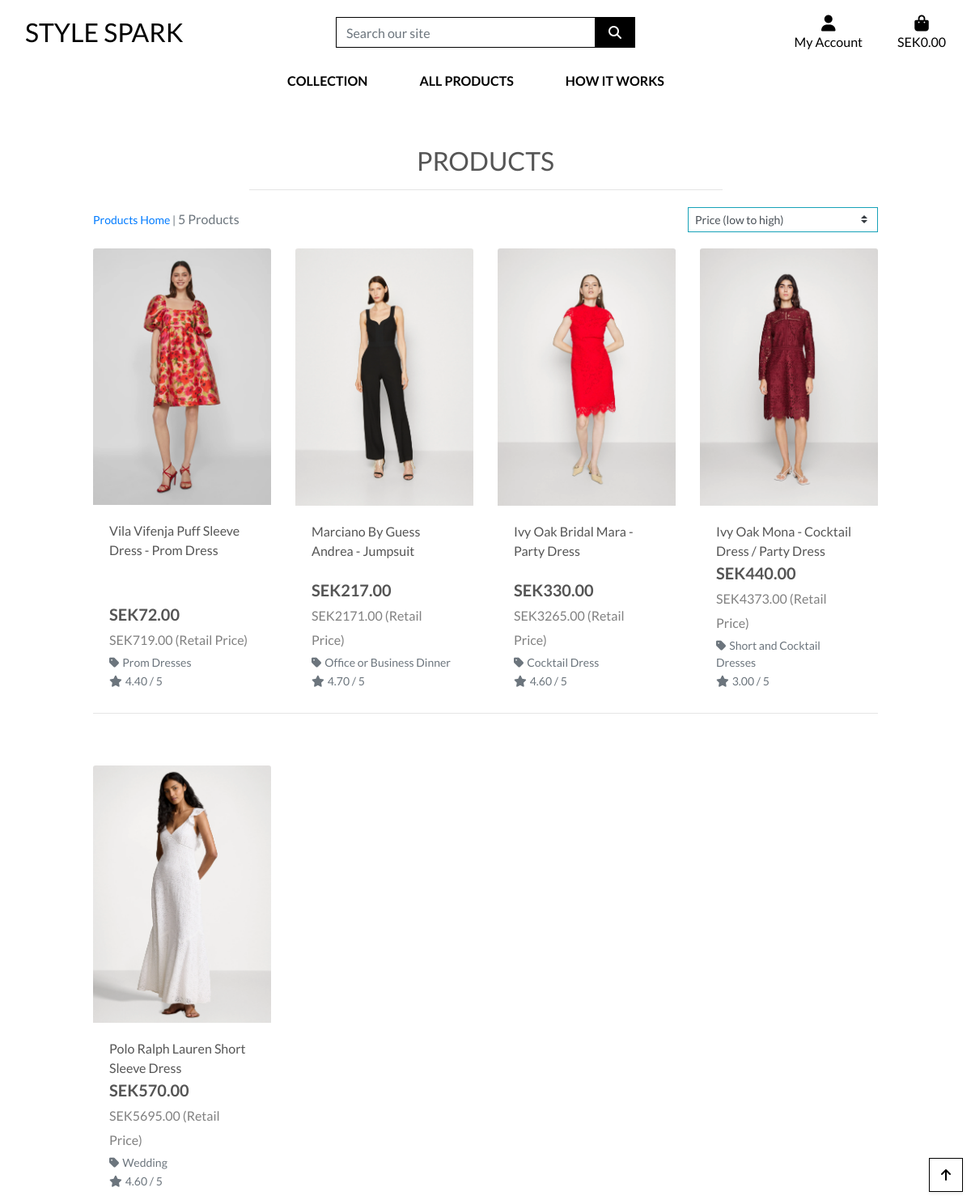
Page /products/?sort=price&direction=asc on the committed database.
### products/models.py (models this page shows, shortened)
class Product(models.Model):
    category = models.ForeignKey('Category', null=True, blank=True, on_delete=models.SET_NULL)
    sku = models.CharField(max_length=254, null=True, blank=True)
    name = models.CharField(max_length=254)
    description = models.TextField()
    has_sizes = models.BooleanField(default=False, null=True, blank=True)
    price = models.DecimalField(max_digits=6, decimal_places=2)
    retail_price = models.DecimalField(("Retail Price"), max_digits=10, decimal_places=2, blank=True, null=True)
    rating = models.DecimalField(max_digits=6, decimal_places=2, null=True, blank=True)
    image_url = models.URLField(max_length=1024, null=True, blank=True)
    image = models.ImageField(null=True, blank=True)

class Category(models.Model):
    class Meta:
        verbose_name_plural = 'Categories'
    name = models.CharField(max_length=254)
    friendly_name = models.CharField(max_length=254, null=True, blank=True)

### products/views.py (the view, shortened to what this page needs)
# urls.py: path('', views.all_products, name='products'),
def all_products(request):
    products = Product.objects.all()
    query = None
    categories = None
    sort = request.GET.get('sort', None)
    direction = request.GET.get('direction', 'asc')
    all_categories = Category.objects.all()
    if request.GET:
        if 'sort' in request.GET:
            sortkey = request.GET['sort']
            sort = sortkey
            if sortkey == 'name':
                sortkey = 'lower_name'
                products = products.annotate(lower_name=Lower('name'))
            if sortkey == 'category':
                sortkey = 'category__name'
            if 'direction' in request.GET:
                direction = request.GET['direction']
                if direction == 'desc':
                    sortkey = f'-{sortkey}'
            products = products.order_by(sortkey)
    current_sorting = f'{sort}_{direction}' if sort and direction else None
    all_category_names = list(all_categories.values_list('name', flat=True))
    context = {
        'products': products,
        'search_term': query,
        'current_categories': categories,
        'current_sorting': current_sorting,
        'all_categories': all_category_names,
    }
    return render(request, 'products/products.html', context)

### cart/contexts.py (called while the page is built, shortened)
def cart_contents(request):
    cart_items = []
    total = 0
    product_count = 0
    cart = request.session.get('cart', {})  # Initialize cart as empty dictionary if not found
    if not isinstance(cart, dict):
        cart = {}
    delivery = total * Decimal(settings.STANDARD_DELIVERY_PERCENTAGE / 100)
    grand_total = total + delivery
    context = {
        'cart_items': cart_items,
        'total': total,
        'product_count': product_count,
        'delivery': delivery,
        'grand_total': grand_total,
    }
    return context

### products/templates/products/products.html (shortened to what this page needs)
{% extends "base.html" %}
{% load static %}
{% block page_header %}
    <div class="container header-container">
    </div>
{% endblock %}
{% block content %}
    <div class="overlay"></div>
    <div class="container-fluid">
        <div class="row">
            <div class="col text-center mt-3">
                <h2 class="logo-font">Products</h2>
                <hr class="w-50 mb-1">
            </div>
        </div>
        <div class="row">
            <div class="product-container col-10 offset-1">
                <div class="row mt-1 mb-2">
                    <div class="col-12 col-md-6 my-auto order-md-last d-flex justify-content-center justify-content-md-end">
                        <div class="sort-select-wrapper w-50">
                            <select id="sort-selector" class="custom-select custom-select-sm rounded-0 border border-{% if current_sorting != 'None_None' %}info{% else %}black{% endif %}">
                                <option value="price_asc" {% if current_sorting == 'price_asc' %}selected{% endif %}>Price (low to high)</option>
                            </select>
                        </div>
                    </div>
                    <div class="col-12 col-md-6 order-md-first">
                        <p class="text-muted mt-3 text-center text-md-left">
                            {% if search_term or current_categories or current_sorting != 'None_None' %}
                                <span class="small"><a href="{% url 'products' %}">Products Home</a> | </span>
                            {% endif %}
                            {{ products|length }} Products{% if search_term %} found for <strong>"{{ search_term }}"</strong>{% endif %}
                        </p>
                    </div>
                </div>
                <div class="row">
                    {% for product in products %}
                        <div class="col-sm-6 col-md-6 col-lg-4 col-xl-3">
                            <div class="card h-100 border-0">
                                {% if product.image %}
                                    <a href="{% url 'product_detail' product.id %}">
                                        <img class="card-img-top img-fluid" src="{{ product.image.url }}" alt="{{ product.name }}">
                                    </a>
                                {% else %}
                                    <a href="{% url 'product_detail' product.id %}">
                                        <img class="card-img-top img-fluid" src="{{ MEDIA_URL }}noimage.png" alt="{{ product.name }}">
                                    </a>
                                {% endif %}
                                <div class="card-body pb-0">
                                    <p class="mb-0">{{ product.name }}</p>
                                </div>
                                <div class="card-footer bg-white pt-0 border-0 text-left">
                                    <div class="row">
                                        <div class="col">
                                            <p class="lead mb-0 text-left font-weight-bold">SEK{{ product.price }} <br>
                                                {% if product.retail_price %}
                                                    <span class="retail-price">SEK{{ product.retail_price }} (Retail Price)</span><br>
                                                {% endif %}
                                            </p>
                                            {% if product.category %}
                                                <p class="small mt-1 mb-0">
                                                    <a class="text-muted" href="{% url 'products' %}?category={{ product.category.name }}">
                                                        <i class="fas fa-tag mr-1"></i>{{ product.category.friendly_name }}
                                                    </a>
                                                </p>
                                            {% endif %}
                                            {% if product.rating %}
                                                <small class="text-muted"><i class="fas fa-star mr-1"></i>{{ product.rating }} / 5</small>
                                            {% else %}
                                                <small class="text-muted">No Rating</small>
                                            {% endif %}
                                        </div>
                                    </div>
                                </div>
                            </div>
                        </div>
                        {% if forloop.counter|divisibleby:4 %}
                            <div class="col-12 d-none d-xl-block mb-5">
                                <hr>
                            </div>
                        {% endif %}
                    {% endfor %}
                </div>
            </div>
        </div>
    </div>
    <div class="btt-button shadow-sm rounded-0 border border-black">
        <a class="btt-link d-flex h-100">
            <i class="fas fa-arrow-up text-black mx-auto my-auto"></i>
        </a>
    </div>
{% endblock %}

### static/css/base.css (style rules this page uses)
html { height: 100%; }
body { background: url('/media/stockvault-glamour-model287254.jpg') no-repeat center center fixed; background-size: cover; height: calc(100vh - 164px); color: #555; font-family: 'Lato'; }
.logo-font { text-transform: uppercase; }
.text-black { color: #000 !important; }
.border-black { border: 1px solid black !important; }
.overlay { height: 100%; width: 100%; top: 0; left: 0; position: fixed; background: white; z-index: -1; }
.btt-button { height: 42px; width: 42px; position: fixed; bottom: 10px; right: 10px; }
.btt-link, .update-link, .remove-item { cursor: pointer; }
.retail-price { color: grey; font-weight: normal; font-size: 0.8em; }
@media (min-width: 1200px) { .container { max-width: 80%; } }
@media (min-width: 992px) { .header-container { padding-top: 164px; } }

### rows in the picture
Product: image (picture), name "Vila Vifenja Puff Sleeve Dress - Prom Dress", price "72.00", retail_price "719.00", category.friendly_name "Prom Dresses", rating "4.40"
Product: image (picture), name "Marciano By Guess Andrea - Jumpsuit", price "217.00", retail_price "2171.00", category.friendly_name "Office or Business Dinner", rating "4.70"
Product: image (picture), name "Ivy Oak Bridal Mara - Party Dress", price "330.00", retail_price "3265.00", category.friendly_name "Cocktail Dress", rating "4.60"
Product: image (picture), name "Ivy Oak Mona - Cocktail Dress / Party Dress", price "440.00", retail_price "4373.00", category.friendly_name "Short and Cocktail Dresses", rating "3.00"
Product: image (picture), name "Polo Ralph Lauren Short Sleeve Dress", price "570.00", retail_price "5695.00", category.friendly_name "Wedding", rating "4.60"

### other values in the picture
{{ products|length }} "5"
